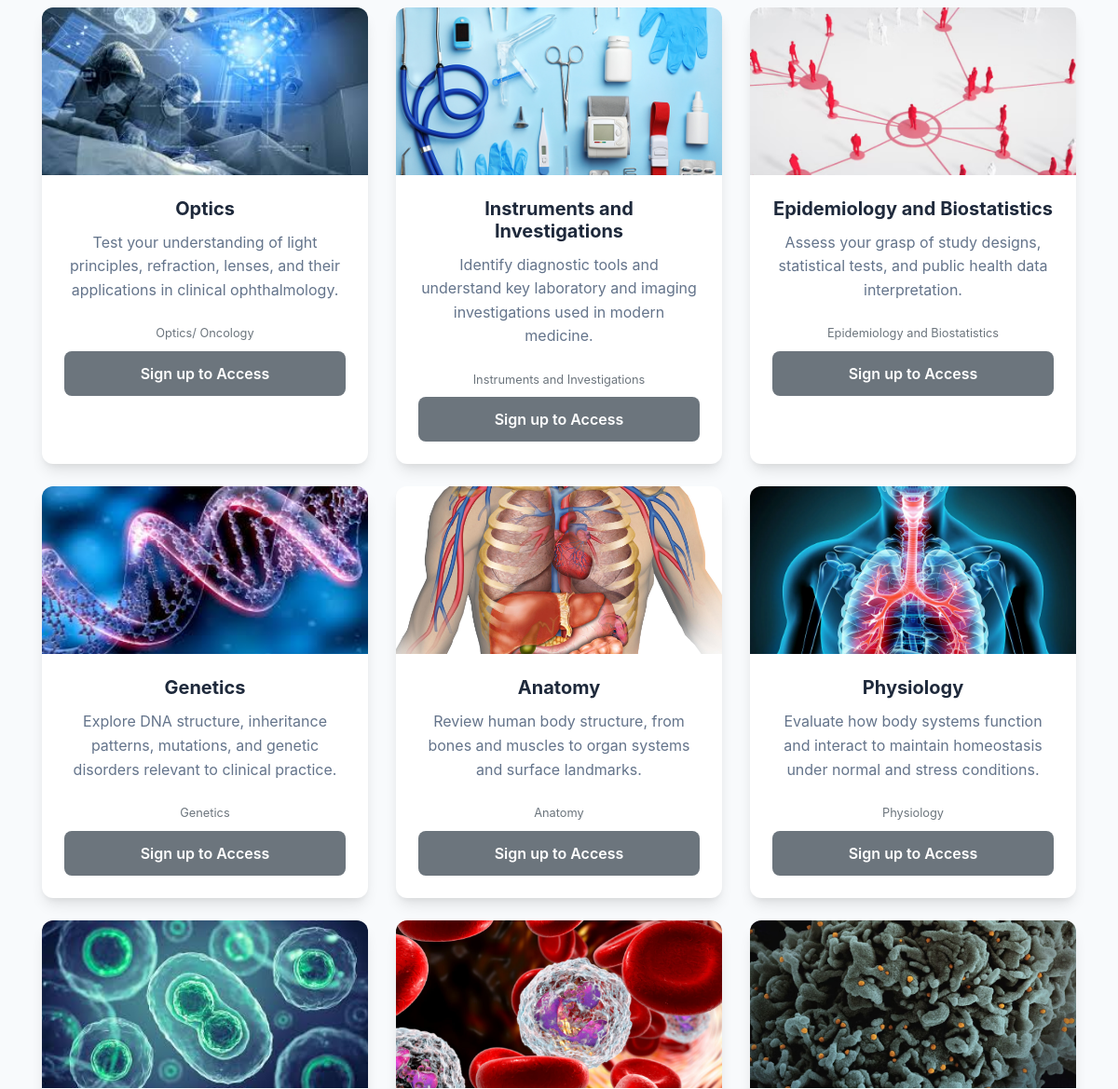
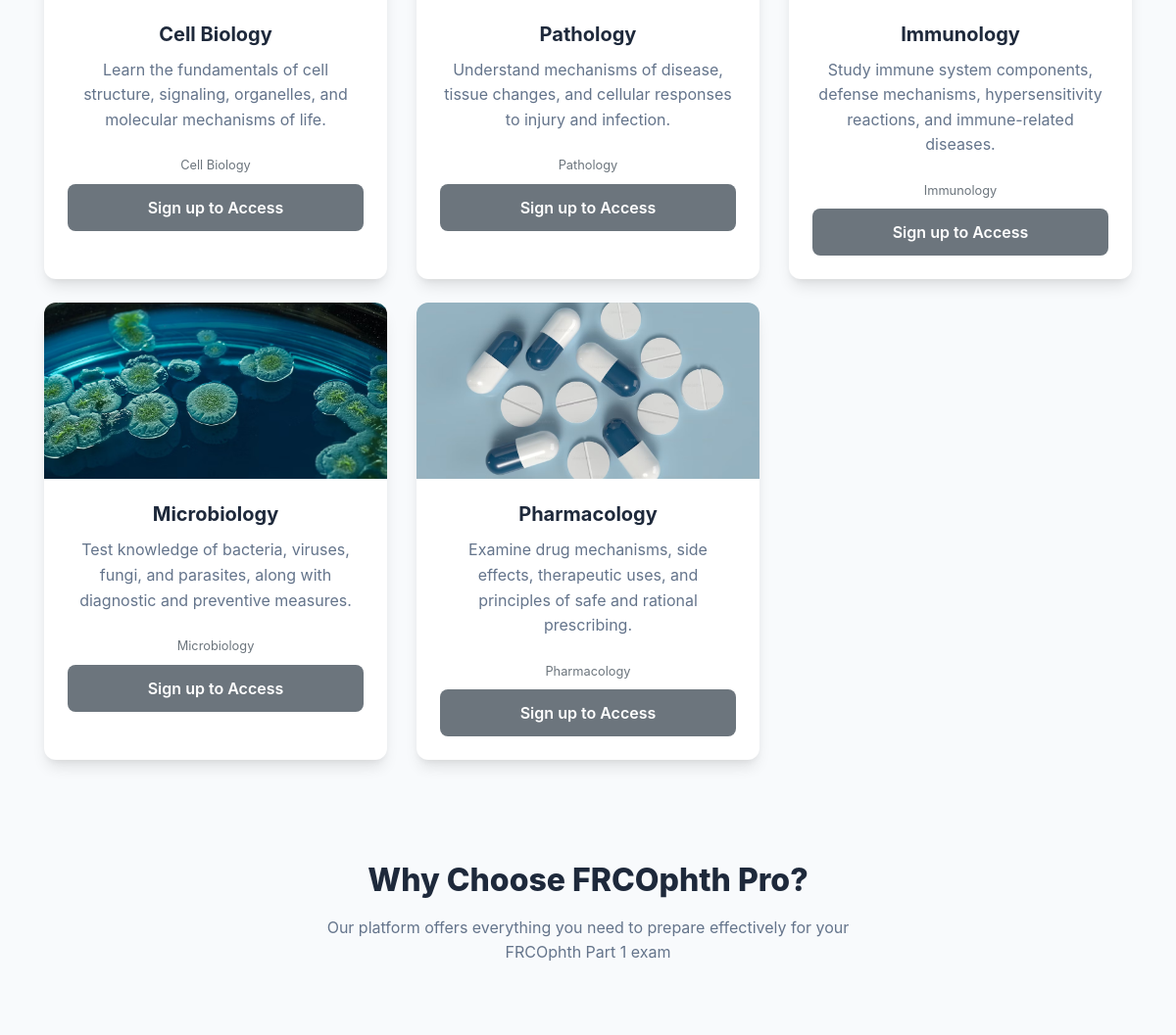
Before: /Quizzes/ (middle part) with the older database file (2 pictures, top to bottom).
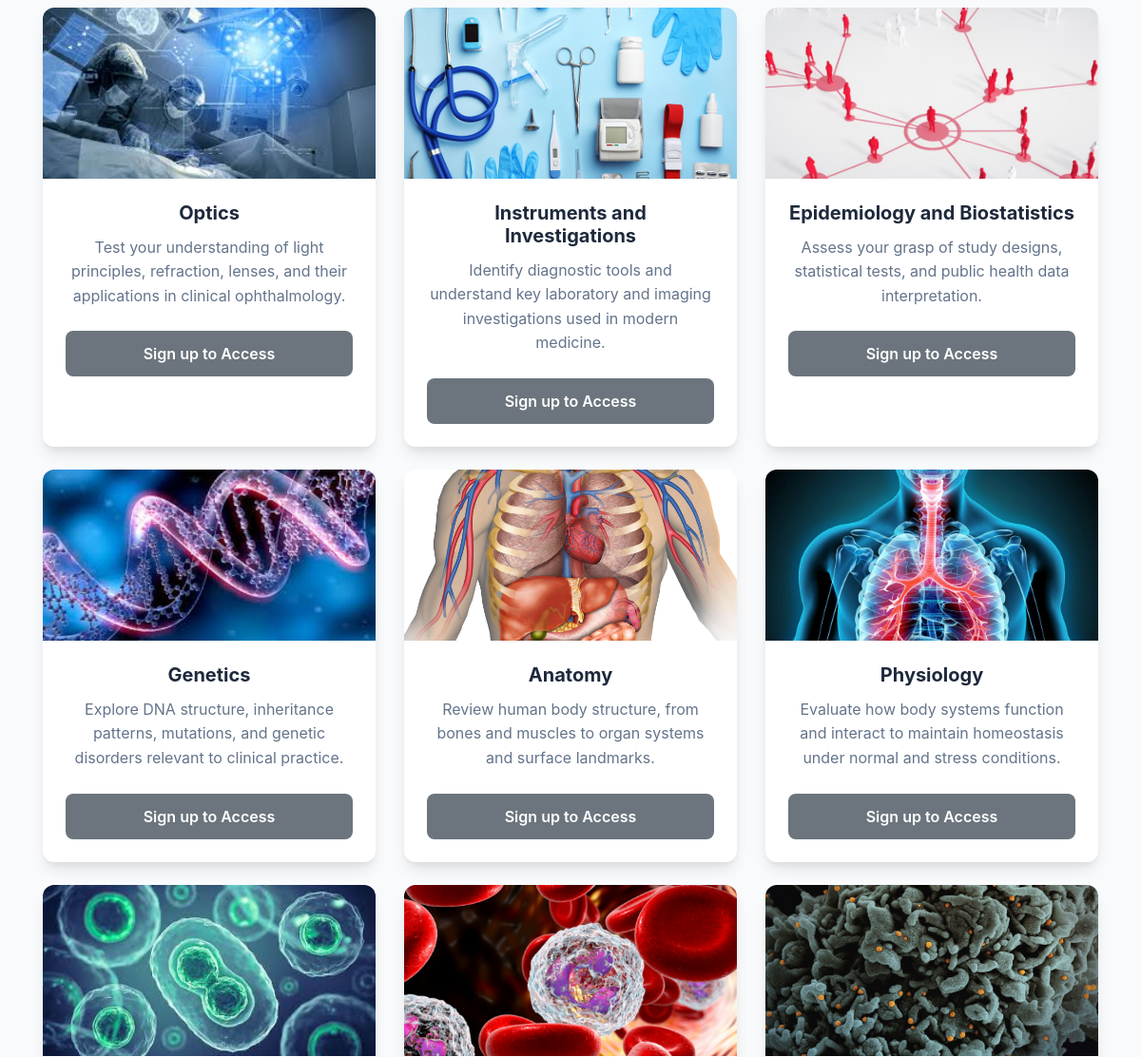
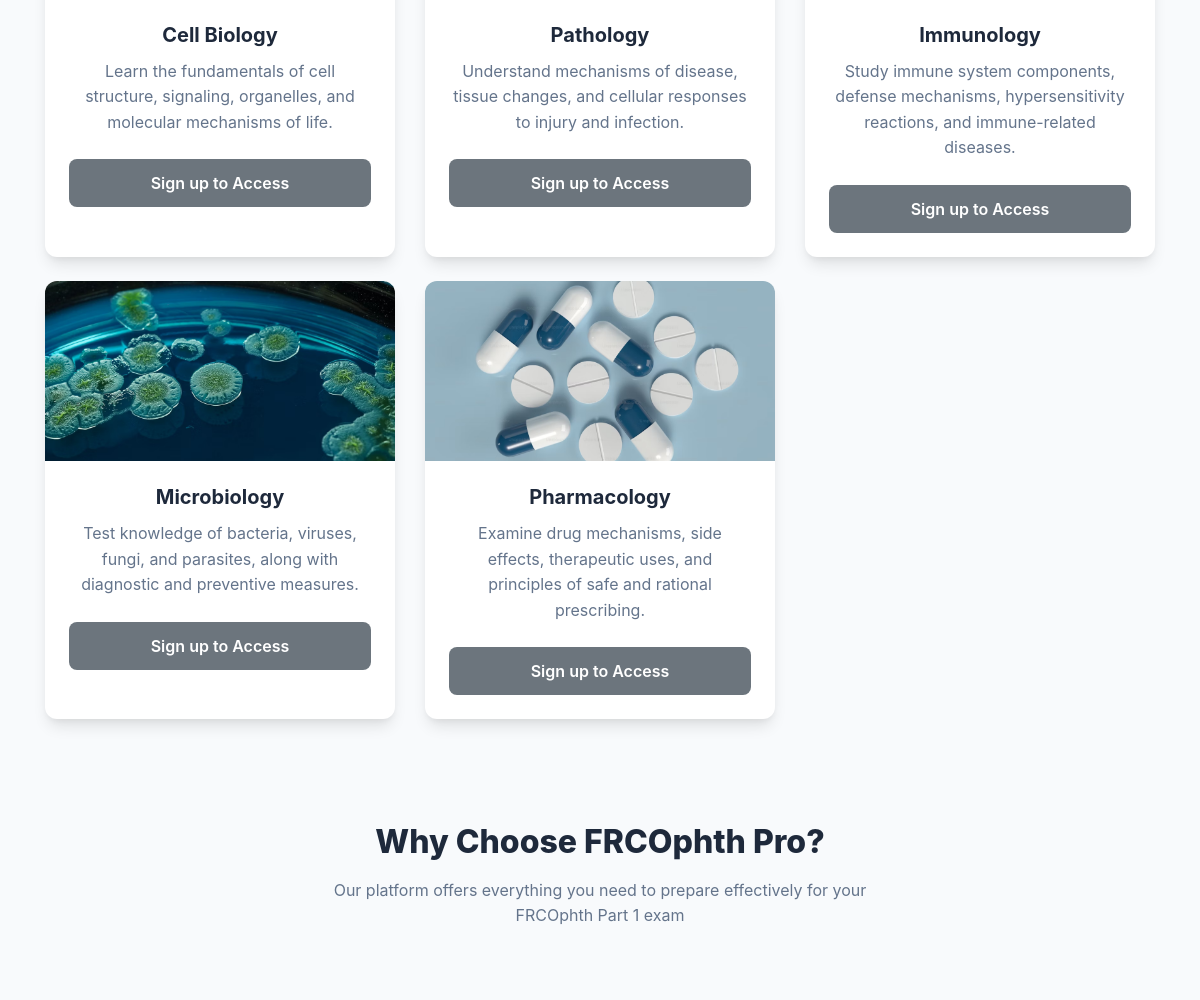
After: the same page with the newer database file (2 pictures, top to bottom).
### Quizzes/models.py (models this page shows, shortened)
class Quiz(models.Model):
    title = models.CharField(max_length=200)
    slug = models.SlugField(unique=True)
    description = models.TextField(blank=True)
    time_limit = models.PositiveIntegerField(null=True, blank=True)  # in minutes (optional)
    image = models.ImageField(upload_to="quiz_images/", null=True, blank=True)
    category = models.CharField(max_length=100, blank=True, null=True)
    created_at = models.DateTimeField(auto_now_add=True)
    display_order = models.PositiveIntegerField(default=0, help_text="Lower numbers appear first.")
    class Meta:
        verbose_name_plural = "Quizzes"
        ordering = ["display_order", '-title']

### Quizzes/views.py (the view)
# urls.py: 2. Add a URL to urlpatterns:  path('', views.home, name='home')
def home(request):
    quizzes = Quiz.objects.all().order_by("display_order", "title")
    return render(request, "Quizzes/home.html", {"quizzes": quizzes})

### Quizzes/templates/Quizzes/home.html (shortened to what this page needs)
{% load static %}
<!doctype html>
<html lang="en">
  <head>
    <link rel="stylesheet" href="https://cdnjs.cloudflare.com/ajax/libs/twitter-bootstrap/4.5.2/css/bootstrap.min.css" />
    <link rel="stylesheet" type="text/css" href="//cdnjs.cloudflare.com/ajax/libs/cookieconsent2/3.1.0/cookieconsent.min.css" />
    <link rel="stylesheet" href="https://cdnjs.cloudflare.com/ajax/libs/font-awesome/6.0.0/css/all.min.css">
  </head>
  <body>
    <main role="main">
      <section class="album py-5">
        <div class="container">
          <div class="row" id="course-cards">
            {% for quiz in quizzes %}
              <div class="col-md-4 mb-4 d-flex">
                <div class="card course-card h-100 w-100">
                  {% if quiz.image %}
                    <img src="{{ quiz.image.url }}" class="card-img-top" alt="{{ quiz.title }}">
                  {% else %}
                    <img src="{% static 'img/placeholder.jpg' %}" class="card-img-top" alt="{{ quiz.title }}">
                  {% endif %}
                  <div class="card-body text-center">
                    <h5 class="card-title">{{ quiz.title }}</h5>
                    <p class="card-text">{{ quiz.description|truncatechars:120 }}</p>
                    <p class="text-muted small mb-2">
                      {% if quiz.category %}{{ quiz.category }}{% endif %}
                    </p>
                    {% if user.is_authenticated %}
                      <a href="{% url 'Quizzes:select_questions' quiz.id %}" class="btn btn-primary w-100">
                        Start Test
                      </a>
                    {% else %}
                      <a href="{% url 'signup'%}" class="btn btn-secondary w-100" data-toggle="tooltip" data-placement="top" title="Sign up to access the quizzes">
                        Sign up to Access
                      </a>
                    {% endif %}
                  </div>
                </div>
              </div>
            {% empty %}
              <p class="text-center">No quizzes available yet. Please check back soon.</p>
            {% endfor %}
          </div>
      <section id="feature-wrapper">
        <div class="container">
          <div class="section-title">
            <h2>Why Choose FRCOphth Pro?</h2>
            <p>Our platform offers everything you need to prepare effectively for your FRCOphth Part 1 exam</p>
          </div>
          <div class="row feature-box align-items-center">
          </div>
        </div>
      </section>
    </main>
  </body>
</html>

Changed rows visible on the page:
changed Quiz "Optics": category "Optics/ Oncology" → (not shown)
changed Quiz "Instruments and Investigations": category "Instruments and Investigations" → (not shown)
changed Quiz "Epidemiology and Biostatistics": category "Epidemiology and Biostatistics" → (not shown)
changed Quiz "Genetics": category "Genetics" → (not shown)
changed Quiz "Anatomy": category "Anatomy" → (not shown)
changed Quiz "Physiology": category "Physiology" → (not shown)
changed Quiz "Cell Biology": category "Cell Biology" → (not shown)
changed Quiz "Pathology": category "Pathology" → (not shown)
changed Quiz "Immunology": category "Immunology" → (not shown)
changed Quiz "Microbiology": category "Microbiology" → (not shown)
changed Quiz "Pharmacology": category "Pharmacology" → (not shown)
